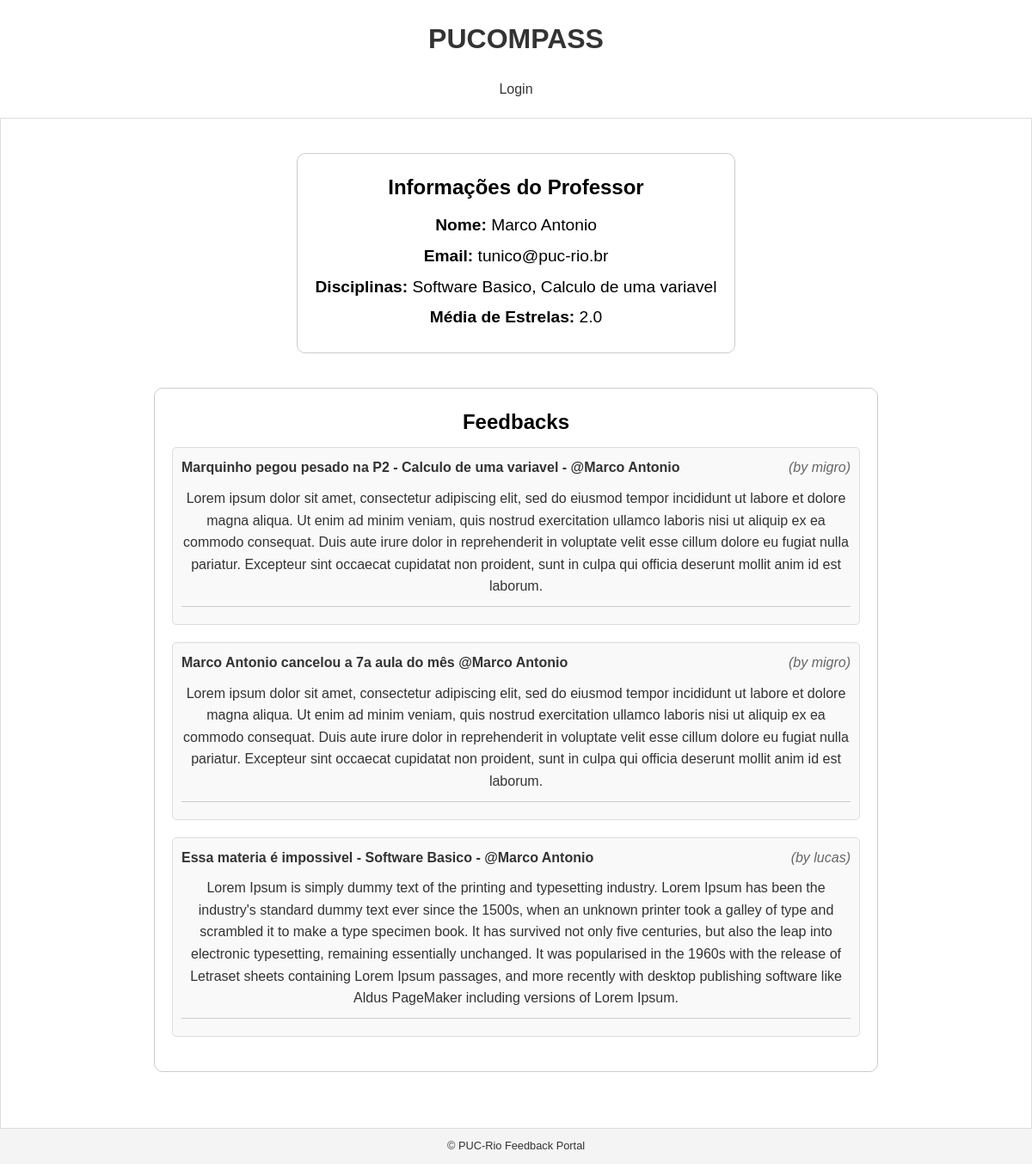
Screenshot of /teacher/5/ with the database file from the repository.
### reviews/models/entities.py (models this page shows, shortened)
class Teacher(models.Model):
    name = models.CharField(max_length=100)
    email = models.EmailField(max_length=100, unique=True,
                              null=True, blank=True)
    average_stars = models.FloatField(
        validators=[MinValueValidator(1), MaxValueValidator(5)],
        default=None,
        null=True,
        blank=True)

class Subject(models.Model):
    name_validator = RegexValidator(
        regex=r'^[A-Z]{3}\d{4}$',
        message="Subject code must be 3 uppercase \
        letters followed by 4 digits. E.g., 'INF1343'."
    )
    code = models.CharField(
        max_length=7,
        unique=True,
        validators=[name_validator],
        primary_key=True,
        default='XXX0000',
    )
    name = models.CharField(max_length=100)
    average_stars = models.FloatField(
        validators=[MinValueValidator(1), MaxValueValidator(5)],
        default=None,
        null=True,
        blank=True)
    def __str__(self):
        return str(self.name)

### reviews/models/feedback.py (models this page shows, shortened)
class Feedback(models.Model):
    subject = models.ForeignKey(Subject, on_delete=models.CASCADE,
                                null=True, blank=True)
    title = models.CharField(max_length=40)
    body = models.TextField()
    author = models.ForeignKey(User, on_delete=models.SET_NULL, null=True)
    teachers = models.ForeignKey(Teacher, on_delete=models.SET_NULL,
                                 null=True, blank=True)
    participants = models.ManyToManyField(User, related_name='participants',
                                          blank=True)
    created = models.DateTimeField(auto_now_add=True)
    def validate_half_number(self):
        """
        Validator to check if the value is a whole number or a half number.

        Args:
            self (float): The value to validate.

        Raises:
            ValidationError: If the value is not a whole or half number.
        """
        if self * 2 % 1 != 0:
            raise ValidationError('Value must be a whole or half number.')
    stars = models.FloatField(
        validators=[MinValueValidator(1),
                    MaxValueValidator(5),
                    validate_half_number],
        default=None, null=True, blank=True)

### reviews/views.py (the view)
def teacherProfile(request, pk):
    teacher = get_object_or_404(Teacher, pk=pk)
    feedbacks = Feedback.objects.filter(teachers=teacher)
    average_stars = calculate_average_stars(feedbacks)
    related_disciplines = list(set(
        feedback.subject.name for feedback in feedbacks if feedback.subject is not None
    ))
    if not related_disciplines:
        related_disciplines = ["Nenhuma matéria relacionada"]
    context = {
        'teacher': teacher,
        'feedbacks': feedbacks,
        'related_disciplines': related_disciplines,
        'average_stars': average_stars
    }
    return render(request, 'reviews/teacher_profile.html', context)

### reviews/views.py (called while the page is built)
def calculate_average_stars(feedbacks):
    stars = [feedback.stars for feedback in feedbacks if feedback.stars is not None]
    if stars:
        return round(sum(stars) / len(stars), 2)
    return None

### reviews/templates/reviews/teacher_profile.html (shortened to what this page needs)
{% extends 'base.html' %}
{% block content %}
<div class="teacher-info">
    <h2>Informações do Professor</h2>
    <p><strong>Nome:</strong> {{ teacher.name }}</p>
    <p><strong>Email:</strong> {{ teacher.email }}</p>
    <p><strong>Disciplinas:</strong>
        {% if related_disciplines %}
            {{ related_disciplines|join:", " }}
        {% else %}
            Nenhuma matéria relacionada
        {% endif %}
    </p>
    <p><strong>Média de Estrelas:</strong> {{ average_stars|default:"Sem avaliações" }}</p>
</div>
<div class="teacher-profile">
    <h2>Feedbacks</h2>
    <ul class="feedback-list">
        {% for feedback in feedbacks %}
            <li class="feedback-item">
                <div class="feedback-header">
                    <span class="feedback-subject">
                        {{ feedback.title }}
                        {% if feedback.subject %}- {{ feedback.subject }}{% endif %}
                        {% if feedback.subject and feedback.teachers %} - {% endif %}
                        {% if feedback.teachers %}@{{ feedback.teachers.name }}{% endif %}
                    </span>
                    <span class="feedback-author">(by {{ feedback.author }})</span>
                </div>
                <p class="feedback-body">{{ feedback.body }}</p>
                <hr class="feedback-divider"/>
            </li>
        {% endfor %}
    </ul>
</div>
{% endblock content %}

### reviews/static/reviews/css/styles.css (style rules this page uses)
body, h1, h2, h3, p, ul, li, a { margin: 0; padding: 0; text-align: center; text-decoration: none; color: #333; }
body { font-family: Arial, sans-serif; line-height: 1.6; background-color: #f4f4f4; }

### reviews/templates/reviews/teacher_profile.html (style rules this page uses)
.teacher-info { text-align: center; margin: 20px auto; max-width: 800px; background-color: #fff; color: #333; padding: 20px; border-radius: 10px; border: 1px solid #ccc; margin-bottom: 20px; }
.teacher-info h2 { font-size: 1.5em; margin-bottom: 10px; color: #000; }
.teacher-info p { font-size: 1.2em; margin: 5px 0; color: #000; }
.teacher-profile { text-align: center; margin: 20px auto; max-width: 800px; background-color: #fff; color: #333; padding: 20px; border-radius: 10px; border: 1px solid #ccc; }
.teacher-profile h2 { font-size: 1.5em; margin-bottom: 10px; color: #000; }
.feedback-list { list-style: none; padding: 0; }
.feedback-item { margin-bottom: 20px; padding: 10px; border-radius: 5px; background-color: #f9f9f9; border: 1px solid #ddd; }
.feedback-header { display: flex; justify-content: space-between; margin-bottom: 5px; }
.feedback-subject { font-weight: bold; color: #333; }
.feedback-author { font-style: italic; color: #666; }
.feedback-body { margin: 10px 0; color: #333; }
.feedback-divider { border: 0; height: 1px; background: #ccc; margin: 10px 0; }

### rows the page displays
Teacher: name "Marco Antonio", email "tunico@puc-rio.br"
Feedback: title "Marquinho pegou pesado na P2", subject "Calculo de uma variavel", teachers.name "Marco Antonio", author "migro", body "Lorem ipsum dolor sit amet, consectetur adipiscing elit, sed do eiusmod tempor incididunt ut labore et dolore magna aliqua. Ut enim ad minim veniam, quis nostrud exercitation ullamco laboris nisi ut aliquip ex ea commodo consequat. Duis aute irure dolor in reprehenderit in voluptate velit esse cillum dolore eu fugiat nulla pariatur. Excepteur sint occaecat cupidatat non proident, sunt in culpa qui officia deserunt mollit anim id est laborum."
Feedback: title "Marco Antonio cancelou a 7a aula do mês", teachers.name "Marco Antonio", author "migro", body "Lorem ipsum dolor sit amet, consectetur adipiscing elit, sed do eiusmod tempor incididunt ut labore et dolore magna aliqua. Ut enim ad minim veniam, quis nostrud exercitation ullamco laboris nisi ut aliquip ex ea commodo consequat. Duis aute irure dolor in reprehenderit in voluptate velit esse cillum dolore eu fugiat nulla pariatur. Excepteur sint occaecat cupidatat non proident, sunt in culpa qui officia deserunt mollit anim id est laborum."
Feedback: title "Essa materia é impossivel", subject "Software Basico", teachers.name "Marco Antonio", author "lucas", body "Lorem Ipsum is simply dummy text of the printing and typesetting industry. Lorem Ipsum has been the industry's standard dummy text ever since the 1500s, when an unknown printer took a galley of type and scrambled it to make a type specimen book. It has survived not only five centuries, but also the leap into electronic typesetting, remaining essentially unchanged. It was popularised in the 1960s with the release of Letraset sheets containing Lorem Ipsum passages, and more recently with desktop publishing software like Aldus PageMaker including versions of Lorem Ipsum."

### other values shown
{{ related_disciplines|join:", " }} "Software Basico, Calculo de uma variavel"
{{ average_stars|default:"Sem avaliações" }} "2.0"
